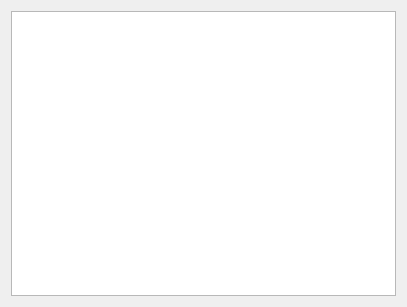
<?xml version="1.0" encoding="UTF-8"?>
<ui version="4.0">
 <class>Dialog</class>
 <widget class="QDialog" name="Dialog">
  <property name="geometry">
   <rect>
    <x>0</x>
    <y>0</y>
    <width>407</width>
    <height>307</height>
   </rect>
  </property>
  <property name="sizePolicy">
   <sizepolicy hsizetype="Maximum" vsizetype="Maximum">
    <horstretch>0</horstretch>
    <verstretch>0</verstretch>
   </sizepolicy>
  </property>
  <property name="windowTitle">
   <string>Output_Console</string>
  </property>
  <layout class="QVBoxLayout" name="verticalLayout_2">
   <item>
    <layout class="QVBoxLayout" name="verticalLayout">
     <item>
      <widget class="QPlainTextEdit" name="plainTextEdit">
       <property name="sizePolicy">
        <sizepolicy hsizetype="Preferred" vsizetype="Preferred">
         <horstretch>0</horstretch>
         <verstretch>0</verstretch>
        </sizepolicy>
       </property>
       <property name="readOnly">
        <bool>true</bool>
       </property>
      </widget>
     </item>
    </layout>
   </item>
  </layout>
 </widget>
 <resources/>
 <connections/>
</ui>
